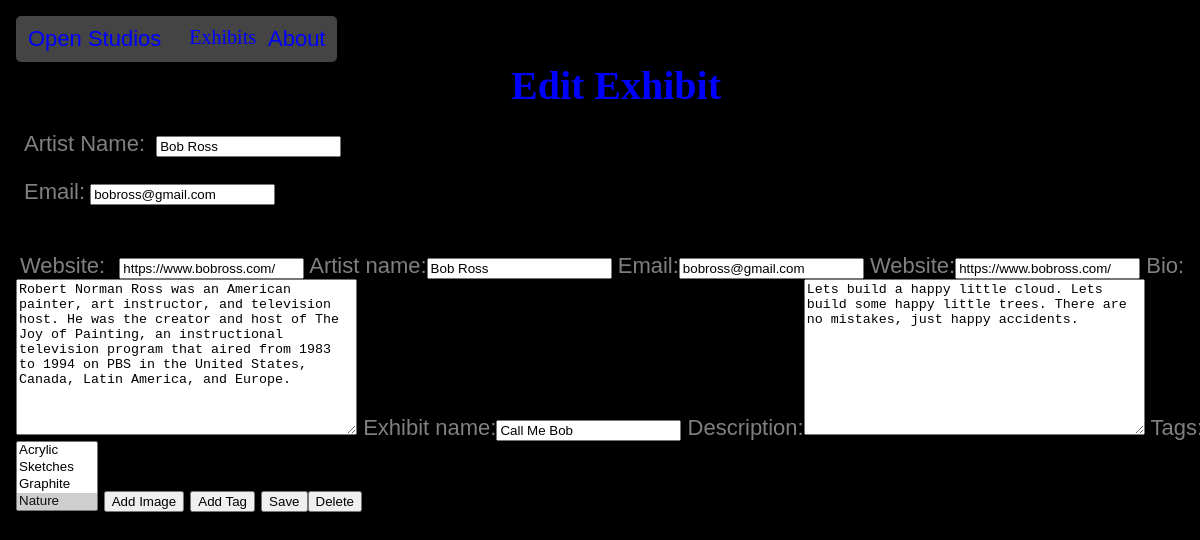
The app's page /upcoming/edit/2 with its own data.
### studios/models.py (models this page shows, shortened)
class Exhibit(models.Model):
    exhibit_id = models.AutoField(primary_key = True)
    exhibit_name = models.CharField(max_length = 255)
    description = models.TextField()
    timestamp = models.DateField(auto_now = False, auto_now_add = True)
    featured_date = models.DateField(auto_now = False, blank = True, null = True)
    featured = models.BooleanField(default = False, blank = True)
    revealed = models.BooleanField(default = False, blank = True)
    tags = models.ManyToManyField(Tag, blank = False)
    artist_name = models.CharField(max_length = 255)
    email = models.EmailField(max_length = 254)
    website = models.URLField(max_length = 200, blank = True, null = True)
    bio = models.TextField()
    class Meta:
        verbose_name_plural = 'Exhibits'

### studios/views.py (the view, shortened to what this page needs)
# urls.py: path('upcoming/edit/<int:exhibit_id>', views.edit_exhibit, name = 'edit'),
def edit_exhibit(request, exhibit_id):
    action = 'edit'
    if request.method == 'GET':
        exhibit = Exhibit.objects.get(pk = exhibit_id)
        tags = []
        for tag in exhibit.tags.all():
            tags.append(tag.tag_id)
        art = []
        for image in exhibit.pics.all().order_by('image_id'):
            if image.featured:
                art.append(image.image_id)
        form = ExhibitForm(initial = {
            'artist_name' : exhibit.artist_name,
            'email' : exhibit.email,
            'bio' : exhibit.bio,
            'website' : exhibit.website,
            'exhibit_name' : exhibit.exhibit_name,
            'description' : exhibit.description,
            'images' : art,
            'tags' : tags})
        return render(request, 'exhibit.html', context = {'form' : form, 'action' : action})

### studios/forms.py
class ExhibitForm(forms.Form):
    artist_name = forms.CharField(max_length = 255, required = True)
    email = forms.EmailField(max_length = 254, required = True)
    website = forms.URLField(max_length = 200, required = False)
    bio = forms.CharField(widget = forms.Textarea, required = True)
    exhibit_name = forms.CharField(max_length = 255, required = True)
    description = forms.CharField(max_length = 500, widget = forms.Textarea, required=True)
    featured = forms.BooleanField().hidden_widget
    featured_date = forms.DateField().hidden_widget
    choices = []
    for tag in Tag.objects.all():
        choices.append((tag.tag_id, tag.name))
    tags = forms.MultipleChoiceField(choices = choices, required = False)
    description = forms.CharField(max_length = 500, widget = forms.Textarea, required=True)

### studios/templates/exhibit.html (shortened to what this page needs)
{% extends 'header.html' %}
{% block content %}
    <h1>{{ action|title }} Exhibit</h1>
    <form action="url({{ action }})" method="POST">
        <div class="column" style="size: 100%">
                <p>
                    <div style="display: block; width: auto; padding-left: 4px; padding-right: 4px;">
                        <label style="position: relative; padding-left: 4px; padding-right: 5px;">
                            Artist Name:
                        </label>
                        <span>
                            {{ form.artist_name.as_widget }}
                        </span>
                    </div>
                </p>
                <p>
                    <div style="display: inline-block; width: auto; padding-left: 4px; padding-right: 4px;">
                        <label for="form.email.as_widget" style="padding-left: 4px; padding-right: 5px;">{{ form.email.name|title }}:</label>{{ form.email.as_widget }}
                    </div>
                </p>
        </div>
        <br>
        <div style="display: inline-block">
            <label for="form.email.as_widget" style="padding-left: 4px; padding-right: 8px;">{{ form.website.name|title }}:</label>
            {{ form.website.as_widget }}
        </div>
        {{ form }}
        <a href="{% url 'addImage' %}"><input type="button"  value="Add Image" /></a>
        <a href="{% url 'addTag' %}"><input type="button"  value="Add Tag" /></a>
        {% if action == 'create' %}
            <input type="submit" name="create" value="Create" />
        {% else %}
            <input type="submit" name="save" value="Save" /><input type="submit" name="delete" value="Delete" />
        {% endif %}
    </form>
{% endblock %}

### templates/header.html (shortened to what this page needs)
<!DOCTYPE html>
<html lang="en">
<head>
    {% load static %}
    <link rel="stylesheet" href="{% static 'css/style.css' %}">
    <nav class="nav">
        <a class="nav-org" href="{% url 'home' %}">Open Studios</a>
        <div class="subnav">
            <button class="subnavbtn">Exhibits</button>
        </div>
        <a href="{% url 'about' %}">About</a>
    </nav>
</head>
<body class="hdr">
    {% block content %}
    {% endblock %}
</body>
</html>

### static/css/style.css (style rules this page uses)
.nav { border-radius: 5px; width: fit-content; height: auto; overflow: hidden; background-color: #444; }
.nav a { color: blue !important; float: left; text-align: center; font-size: 16px; padding: 10px 12px; text-decoration: none; }
.nav-org { display: inline-block; color: blue !important; padding-top: 8px padding-bottom: 8px; margin-right: 1rem; font-size: 2rem; line-height: inherit; white-space: nowrap; }
.subnav { float: left; overflow: hidden; }
.subnavbtn { font-size: 20px !important; border: none; outline: none; color: blue !important; padding: 10px 0px; background-color: inherit; font-family: inherit; margin: 0; }
.hdr { background-color: black !important; min-height: 100%; min-width: 100%; padding: 0.5em 0.5em 0.5em; }
.hdr p { color: gray; font-size: 22px; font-weight: bold; font-family:Arial, Helvetica, sans-serif; }
.hdr a, .hdr label, .hdr form { color: gray; font-size: 22px; font-family:Arial, Helvetica, sans-serif; }
.hdr h1 { text-align: center; font-weight: bolder; margin: 0; color: blue; text-align: center; font-size: 40px; margin-bottom: 15px; }

### records on screen
Exhibit: artist_name "Bob Ross", email "bobross@gmail.com", website "https://www.bobross.com/", bio "Robert Norman Ross was an American painter, art instructor, and television host. He was the creator and host of The Joy of Painting, an instructional television program that aired from 1983 to 1994 on PBS in the United States, Canada, Latin America, and Europe.", exhibit_name "Call Me Bob", description "Lets build a happy little cloud. Lets build some happy little trees. There are no mistakes, just happy accidents."

### other values on screen
{{ action|title }} "Edit"
